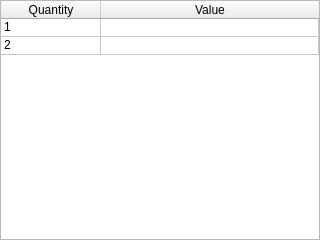
<?xml version="1.0" encoding="UTF-8"?>
<ui version="4.0">
 <class>DictResult</class>
 <widget class="QWidget" name="DictResult">
  <property name="geometry">
   <rect>
    <x>0</x>
    <y>0</y>
    <width>320</width>
    <height>240</height>
   </rect>
  </property>
  <property name="windowTitle">
   <string>Form</string>
  </property>
  <layout class="QHBoxLayout" name="horizontalLayout">
   <property name="margin">
    <number>0</number>
   </property>
   <item>
    <widget class="QTableWidget" name="tableWidget">
     <property name="horizontalScrollBarPolicy">
      <enum>Qt::ScrollBarAlwaysOff</enum>
     </property>
     <attribute name="horizontalHeaderStretchLastSection">
      <bool>true</bool>
     </attribute>
     <attribute name="verticalHeaderVisible">
      <bool>false</bool>
     </attribute>
     <attribute name="verticalHeaderDefaultSectionSize">
      <number>17</number>
     </attribute>
     <attribute name="verticalHeaderHighlightSections">
      <bool>true</bool>
     </attribute>
     <row>
      <property name="text">
       <string>Nouvelle ligne</string>
      </property>
     </row>
     <row>
      <property name="text">
       <string>Nouvelle ligne</string>
      </property>
     </row>
     <column>
      <property name="text">
       <string>Quantity</string>
      </property>
     </column>
     <column>
      <property name="text">
       <string>Value</string>
      </property>
     </column>
     <item row="0" column="0">
      <property name="text">
       <string>1</string>
      </property>
     </item>
     <item row="1" column="0">
      <property name="text">
       <string>2</string>
      </property>
     </item>
    </widget>
   </item>
  </layout>
 </widget>
 <resources/>
 <connections/>
</ui>
